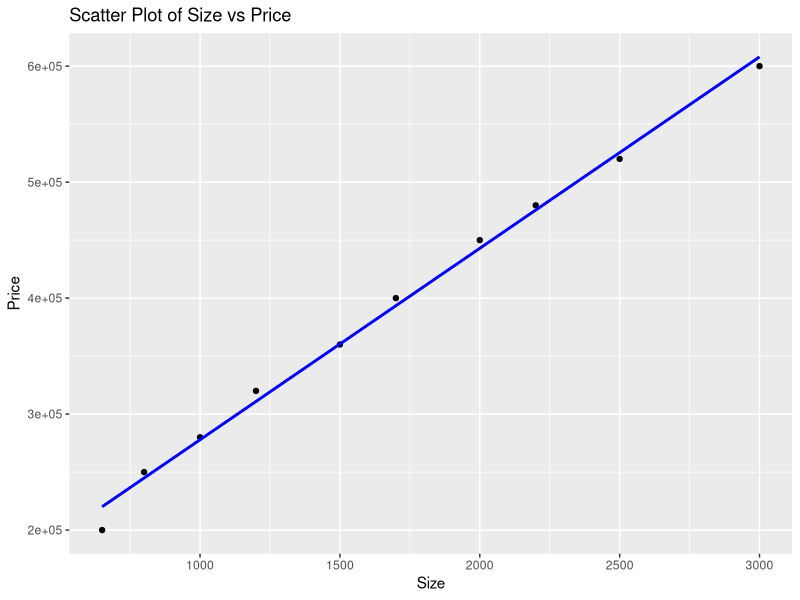
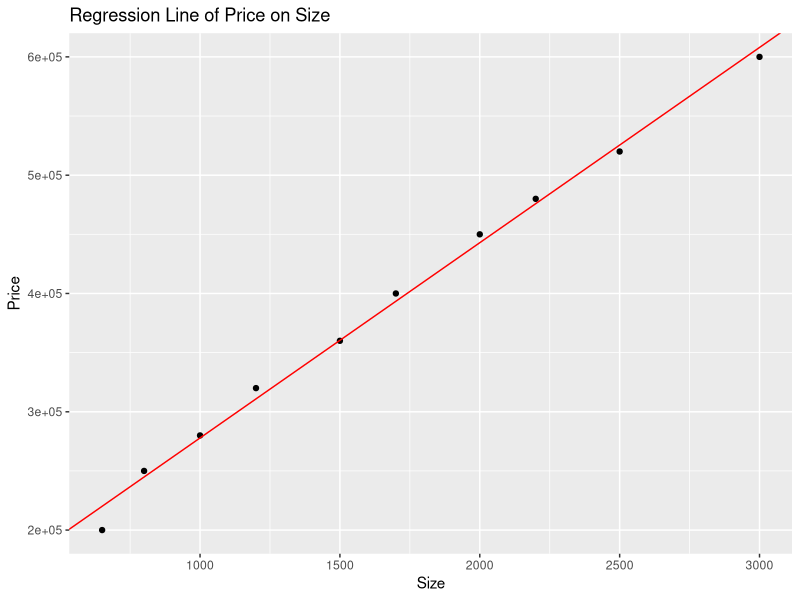

Reproduce these figures in R, in order.
install.packages("tidyverse")

library(tidyverse)

data <- tibble(
  size  = c(650, 800, 1000, 1200, 1500, 1700, 2000, 2200, 2500, 3000),
  price = c(200000, 250000, 280000, 320000, 360000, 400000, 450000, 480000, 520000, 600000)
)


print(data)

summary(data)

ggplot(data, aes(x = size, y = price)) +
  geom_point() +
  geom_smooth(method = "lm", se = FALSE, color = "blue") +
  labs(title = "Scatter Plot of Size vs Price",
       x = "Size",
       y = "Price")

model <- lm(price ~ size, data = data)

ggplot(data, aes(x = size, y = price)) +
  geom_point() +
  geom_abline(intercept = coef(model)[1], slope = coef(model)[2], color = "red") +
  labs(title = "Regression Line of Price on Size",
       x = "Size",
       y = "Price")


summary(model)

n_obs <- nobs(model)
cat("Number of observations used in regression:", n_obs, "\n")

r_squared <- summary(model)$r.squared
cat("R-squared:", r_squared, "\n")
cat("R-squared tells us the proportion of variance in the dependent variable (price) explained by the independent variable (size).\n")

p_value <- summary(model)$coefficients[2, 4]
cat("P-value for 'size':", p_value, "\n")
if (p_value < 0.05) {
  cat("'size' is a statistically significant predictor of price.\n")
} else {
  cat("'size' is NOT a statistically significant predictor of price.\n")
}

intercept <- coef(model)[1]
slope <- coef(model)[2]
cat("Regression equation: price =", round(intercept, 3), "+", round(slope, 3), "* size\n")





















